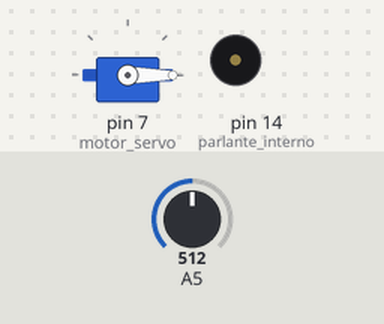
Recording of a sketch running on a simulated Arduino Uno, built with avr-gcc and run on an emulated ATmega328P. Parts: servo, buzzer (waves = sounding). Wiring (inferred from the names in the program): servo: signal pin 7. The test bench sets the inputs (shaded band); at power-on: A5 = 512. Servo pulses on a pin are drawn as a servo (544–2400 µs = 0–180°).

Above: at 1.1 s.
At 8.3 s:
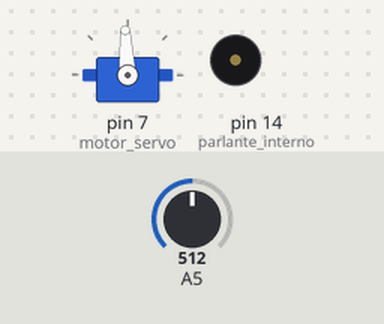
8.4 s: A5 set to 531
At 10.6 s:
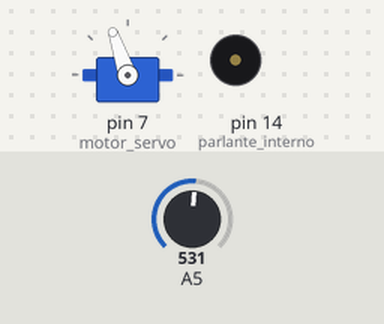
Timing chart, 0 to 53.4 s (numbered marks = the images above; inputs shaded):
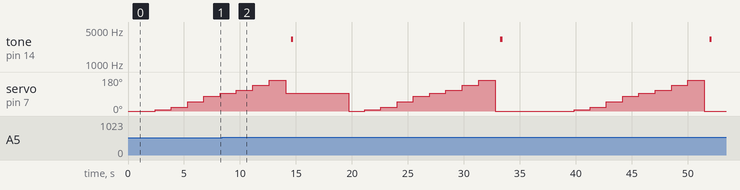

The sketch:

POPBOT_17_1.ino
```cpp
#include <SoftwareSerial.h>
#define rxPin 16
#define txPin 16
SoftwareSerial pantalla(16, 16);
int posVal[] = {460, 610, 760, 1050, 1340, 1500, 1660, 1940, 2220};
int gp2[9];
int j, maximo, max_punto;

void setup() {
  pinMode(7, OUTPUT);       //motor servo
  pinMode(14, OUTPUT);      //parlante interno
  pinMode(txPin, OUTPUT);
  pantalla.begin(9600);
  delay(1000);
  LCD_Clear();
}

//calcula la posicion del objetivo
int toma_punto() {
  int i, old = 0, max1;
  for (i = 0; i < 9; i++) {
    if (gp2[i] > old) {
      old = gp2[i];
      max1 = i;
    }
  }
  maximo = old;
  return (max1);
}


void mover_servo(int val) {
  int i;
  for (i = 0; i < 20; i++) {
    digitalWrite(7, HIGH);
    delayMicroseconds(val);
    digitalWrite(7, LOW);
    delay(20);
  }
}

void beep() {
  int i;
  for (i = 0; i < 600; i++) {
    digitalWrite(14, HIGH);
    delayMicroseconds(150);
    digitalWrite(14, LOW);
    delayMicroseconds(150);
  }
}

void LCD_dato(int posicion, int x) {
  pantalla.write(0xfe);
  pantalla.write(posicion);
  pantalla.print(x, DEC);
}

void LCD_texto(int posicion, char*x) {
  pantalla.write(0xfe);
  pantalla.write(posicion);
  pantalla.print(x);
}

void LCD_Clear() {
  pantalla.write(0xfe);
  pantalla.write(0x01);
}

void loop() {
  for (j = 0; j < 9; j++) {
    mover_servo(posVal[j]);
    gp2[j] = analogRead(5);     //lee datos del sensor IR
    LCD_Clear();
    LCD_texto(0x80, "Posicion");
    LCD_dato(0x89, j);
    LCD_texto(0x8a, ":= ");
    LCD_dato(0x8d, gp2[j]);
    delay(1000);
  }
  max_punto = toma_punto();
  mover_servo(posVal[max_punto]);
  LCD_Clear();
  LCD_texto(0x80, "Seleccion :");
  LCD_dato(0x8a, max_punto);
  LCD_texto(0xc8, maximo);
  beep();
  delay(5000);
  LCD_Clear();
}
```

Measured:
- the behaviour switches between 512 and 513 on A5 (found by bisection; images 1 and 2)
- by itself, tone on pin 14 (parlante_interno): alternates 3260 Hz for 0.20 s and silent for 18.5 s
